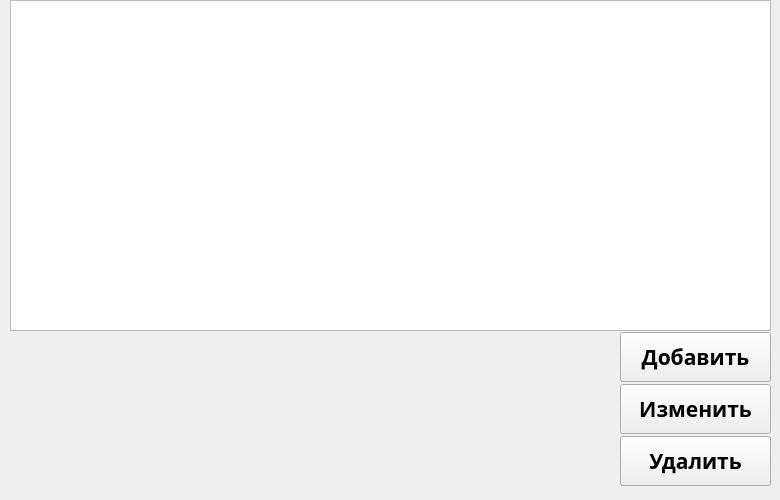
    <widget class="QWidget" name="ordersTab">
     <attribute name="title">
      <string>Заказы</string>
     </attribute>
     <widget class="QTableWidget" name="ordersTableWidget">
      <property name="geometry">
       <rect>
        <x>10</x>
        <y>0</y>
        <width>761</width>
        <height>331</height>
       </rect>
      </property>
      <property name="font">
       <font>
        <family>Avenir</family>
       </font>
      </property>
     </widget>
     <widget class="QWidget" name="verticalLayoutWidget_4">
      <property name="geometry">
       <rect>
        <x>620</x>
        <y>330</y>
        <width>151</width>
        <height>161</height>
       </rect>
      </property>
      <layout class="QVBoxLayout" name="verticalLayout_4">
       <property name="spacing">
        <number>0</number>
       </property>
       <item>
        <widget class="QPushButton" name="ordersAddButton">
         <property name="minimumSize">
          <size>
           <width>0</width>
           <height>50</height>
          </size>
         </property>
         <property name="font">
          <font>
           <family>Avenir</family>
           <pointsize>16</pointsize>
           <weight>75</weight>
           <bold>true</bold>
          </font>
         </property>
         <property name="text">
          <string>Добавить</string>
         </property>
        </widget>
       </item>
       <item>
        <widget class="QPushButton" name="ordersEditButton">
         <property name="minimumSize">
          <size>
           <width>0</width>
           <height>50</height>
          </size>
         </property>
         <property name="font">
          <font>
           <family>Avenir</family>
           <pointsize>16</pointsize>
           <weight>75</weight>
           <bold>true</bold>
          </font>
         </property>
         <property name="text">
          <string>Изменить</string>
         </property>
        </widget>
       </item>
       <item>
        <widget class="QPushButton" name="ordersDeleteButton">
         <property name="minimumSize">
          <size>
           <width>0</width>
           <height>50</height>
          </size>
         </property>
         <property name="font">
          <font>
           <family>Avenir</family>
           <pointsize>16</pointsize>
           <weight>75</weight>
           <bold>true</bold>
          </font>
         </property>
         <property name="text">
          <string>Удалить</string>
         </property>
        </widget>
       </item>
      </layout>
     </widget>
    </widget>
